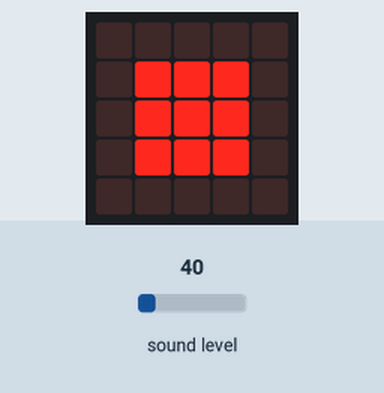
Bench run of a program on a simulated BBC micro:bit (MakeCode). On the bench: the board's 5×5 LED display. The inputs (shaded band) are chosen by the test bench; at power-on: sound level 40.

Above: at 1.6 s.
1.7 s: sound level set to 5
At 3.2 s:
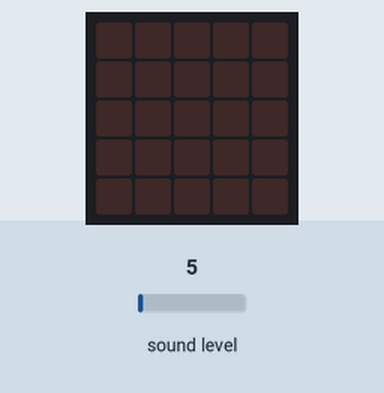
3.5 s: sound level set to 64
At 4.1 s:
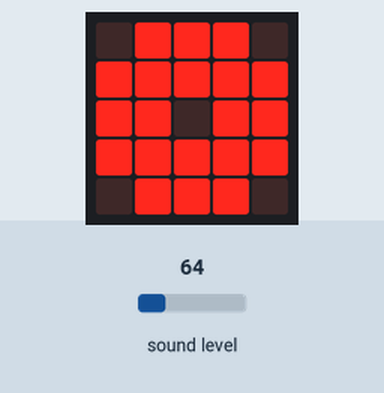
5.2 s: sound level set to 128
At 5.9 s:
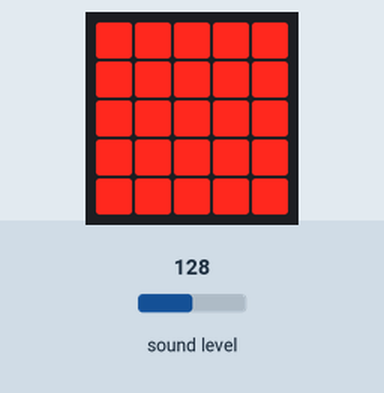
6.9 s: sound level set to 17
At 7.8 s:
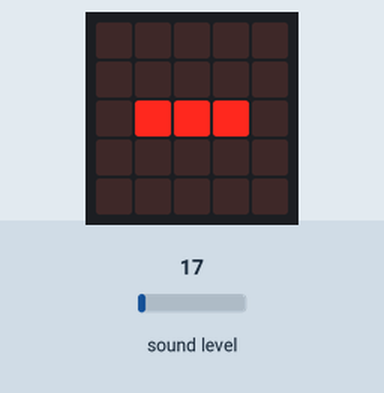
8.6 s: sound level set to 23
At 9.7 s:
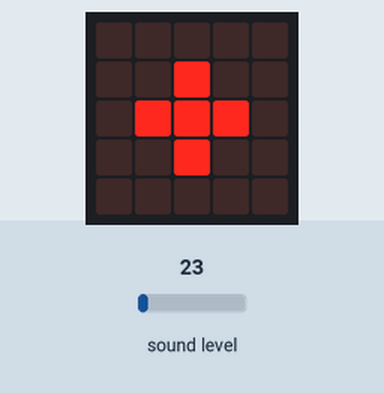
10.3 s: sound level set to 53
At 11.7 s:
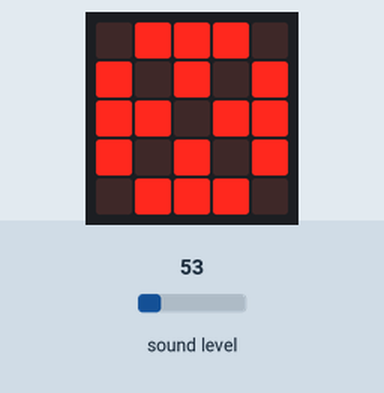
Timing chart, 0 to 13.0 s (numbered marks = the images above; inputs shaded):
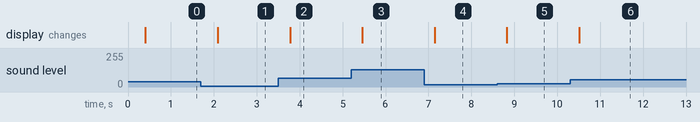

Measured:
- after the input at 1.7 s, the display: changes after 0.39 s (image 1)
- after the input at 3.5 s, the display: changes after 0.28 s (image 2)
- after the input at 5.2 s, the display: changes after 0.26 s (image 3)
- after the input at 6.9 s, the display: changes after 0.24 s (image 4)
- after the input at 8.6 s, the display: changes after 0.23 s (image 5)
- after the input at 10.3 s, the display: changes after 0.21 s (image 6)

The program:

main.ts
```typescript
basic.showLeds(`
    . . . . .
    . . . . .
    . . . . .
    . . . . .
    . . . . .
    `)
basic.forever(function () {
    if (input.soundLevel() > 80) {
        basic.showLeds(`
            # # # # #
            # # # # #
            # # # # #
            # # # # #
            # # # # #
            `)
    } else if (input.soundLevel() > 70) {
        basic.showLeds(`
            # # . # #
            # # # # #
            . # # # .
            # # # # #
            # # . # #
            `)
    } else if (input.soundLevel() > 60) {
        basic.showLeds(`
            . # # # .
            # # # # #
            # # . # #
            # # # # #
            . # # # .
            `)
    } else if (input.soundLevel() > 50) {
        basic.showLeds(`
            . # # # .
            # . # . #
            # # . # #
            # . # . #
            . # # # .
            `)
    } else if (input.soundLevel() > 40) {
        basic.showLeds(`
            . . # . .
            . # . # .
            # . # . #
            . # . # .
            . . # . .
            `)
    } else if (input.soundLevel() > 30) {
        basic.showLeds(`
            . . . . .
            . # # # .
            . # # # .
            . # # # .
            . . . . .
            `)
    } else if (input.soundLevel() > 20) {
        basic.showLeds(`
            . . . . .
            . . # . .
            . # # # .
            . . # . .
            . . . . .
            `)
    } else if (input.soundLevel() > 10) {
        basic.showLeds(`
            . . . . .
            . . . . .
            . # # # .
            . . . . .
            . . . . .
            `)
    } else if (input.soundLevel() > 5) {
        basic.showLeds(`
            . . . . .
            . . . . .
            . . # . .
            . . . . .
            . . . . .
            `)
    } else {
        basic.showLeds(`
            . . . . .
            . . . . .
            . . . . .
            . . . . .
            . . . . .
            `)
    }
})
```

test.ts
```typescript
// テストはここに来ます。このパッケージが拡張機能として使用されるときにはコンパイルされません。
```
